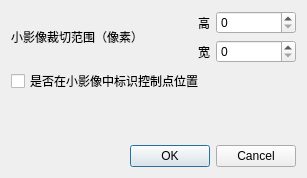
<?xml version="1.0" encoding="UTF-8"?>
<ui version="4.0">
 <class>dialog_pcmSetting</class>
 <widget class="QDialog" name="dialog_pcmSetting">
  <property name="geometry">
   <rect>
    <x>0</x>
    <y>0</y>
    <width>307</width>
    <height>178</height>
   </rect>
  </property>
  <property name="windowTitle">
   <string>参数设置</string>
  </property>
  <layout class="QVBoxLayout" name="verticalLayout">
   <item>
    <layout class="QGridLayout" name="gridLayout">
     <item row="0" column="0" rowspan="2">
      <widget class="QLabel" name="label">
       <property name="text">
        <string>小影像裁切范围（像素）</string>
       </property>
      </widget>
     </item>
     <item row="0" column="2">
      <layout class="QHBoxLayout" name="horizontalLayout">
       <item>
        <widget class="QLabel" name="label_2">
         <property name="text">
          <string>高</string>
         </property>
        </widget>
       </item>
       <item>
        <widget class="QSpinBox" name="spinBox">
         <property name="minimumSize">
          <size>
           <width>80</width>
           <height>0</height>
          </size>
         </property>
         <property name="maximum">
          <number>5000</number>
         </property>
         <property name="singleStep">
          <number>100</number>
         </property>
        </widget>
       </item>
      </layout>
     </item>
     <item row="1" column="2">
      <layout class="QHBoxLayout" name="horizontalLayout_2">
       <item>
        <widget class="QLabel" name="label_3">
         <property name="text">
          <string>宽</string>
         </property>
        </widget>
       </item>
       <item>
        <widget class="QSpinBox" name="spinBox_2">
         <property name="minimumSize">
          <size>
           <width>80</width>
           <height>0</height>
          </size>
         </property>
         <property name="maximum">
          <number>5000</number>
         </property>
         <property name="singleStep">
          <number>100</number>
         </property>
        </widget>
       </item>
      </layout>
     </item>
     <item row="0" column="1">
      <spacer name="horizontalSpacer">
       <property name="orientation">
        <enum>Qt::Horizontal</enum>
       </property>
       <property name="sizeHint" stdset="0">
        <size>
         <width>40</width>
         <height>20</height>
        </size>
       </property>
      </spacer>
     </item>
    </layout>
   </item>
   <item>
    <widget class="QCheckBox" name="checkBox">
     <property name="text">
      <string>是否在小影像中标识控制点位置</string>
     </property>
    </widget>
   </item>
   <item>
    <spacer name="verticalSpacer">
     <property name="orientation">
      <enum>Qt::Vertical</enum>
     </property>
     <property name="sizeHint" stdset="0">
      <size>
       <width>20</width>
       <height>40</height>
      </size>
     </property>
    </spacer>
   </item>
   <item>
    <widget class="QDialogButtonBox" name="buttonBox">
     <property name="orientation">
      <enum>Qt::Horizontal</enum>
     </property>
     <property name="standardButtons">
      <set>QDialogButtonBox::Cancel|QDialogButtonBox::Ok</set>
     </property>
    </widget>
   </item>
  </layout>
 </widget>
 <resources/>
 <connections>
  <connection>
   <sender>buttonBox</sender>
   <signal>accepted()</signal>
   <receiver>dialog_pcmSetting</receiver>
   <slot>accept()</slot>
   <hints>
    <hint type="sourcelabel">
     <x>248</x>
     <y>254</y>
    </hint>
    <hint type="destinationlabel">
     <x>157</x>
     <y>274</y>
    </hint>
   </hints>
  </connection>
  <connection>
   <sender>buttonBox</sender>
   <signal>rejected()</signal>
   <receiver>dialog_pcmSetting</receiver>
   <slot>reject()</slot>
   <hints>
    <hint type="sourcelabel">
     <x>316</x>
     <y>260</y>
    </hint>
    <hint type="destinationlabel">
     <x>286</x>
     <y>274</y>
    </hint>
   </hints>
  </connection>
 </connections>
</ui>
